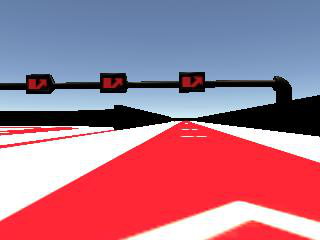
#> input picture examples/opencv/image_sample_04.png, 320 x 240 px
$ python opencv_lab08_find_contour_road_white_block.py
#> lines starting #> are read from the running program, lines starting #| are printed output that depends on the picture; after the words box and inside, x2 and y2 are one past the last pixel; in counts of white or black regions, pixels touching at a corner belong together
import cv2
import numpy as np

if __name__ == '__main__':
    img = cv2.imread('image_sample_04.png')
#> img is the input picture: shape (240, 320, 3); mean B, G, R 138.7, 118.7, 171.8
    cv2.namedWindow('original')
    cv2.imshow('original', img)

    img_bottom = img[120:, :, :]
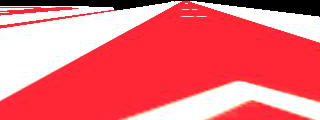
#> img_bottom: shape (120, 320, 3); mean B, G, R 118.5, 110.1, 237.8
    blurred = cv2.GaussianBlur(img_bottom, (3, 3), 0)
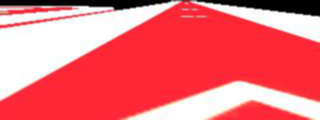
#> blurred: shape (120, 320, 3); mean B, G, R 118.6, 110.1, 237.8
    cv2.namedWindow('blurred')
    cv2.imshow('blurred', blurred)

    hsv = cv2.cvtColor(blurred, cv2.COLOR_BGR2HSV)
#> hsv: shape (120, 320, 3); mean H, S, V 124.5, 133.7, 238.5
    white_mask = cv2.inRange(hsv, (0,0,245), (180,30,255))
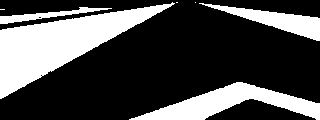
#> white_mask: shape (120, 320); 29.6% white; 7 white regions (3 under 20 px), largest, box (x1, y1, x2, y2) and area: (0, 2, 175, 99) 6239, (129, 82, 320, 120) 3069, (199, 3, 320, 41) 1494, (0, 7, 112, 24) 571
    white_masks = np.repeat(white_mask[:, :, np.newaxis], 3, axis=2)
#> white_masks: shape (120, 320, 3); 29.6% white; 7 white regions (3 under 20 px)
    img_masked = img_bottom.copy()
    img_masked[white_masks == 0] = 0

    contours, hierarchy = cv2.findContours(white_mask, cv2.RETR_TREE, cv2.CHAIN_APPROX_SIMPLE)
#> contours = 9 contours, 5 with area under 20; largest, box (x1, y1, x2, y2) and area: (0, 2, 175, 99) 6030, (129, 82, 320, 120) 2870, (199, 3, 320, 41) 1362, (0, 7, 112, 24) 456
    for contour in contours:
        x, y, w, h = cv2.boundingRect(contour)
        print('x={}, y={}, width={}, height={}'.format(x, y, w, h))
        cv2.rectangle(img_masked, (x,y), (x+w, y+h), (0,255,0), 2)
#> this loop made 9 passes
#> (x, y, w, h) on passes 1, 3, 4, 5, 6, 8: (129, 82, 191, 38), (0, 7, 112, 17), (38, 16, 4, 3), (199, 3, 121, 38), (195, 2, 1, 1), (0, 2, 175, 97)
#> (contour, x, y, w, h) on passes 2, 7, 9: ([[0, 9], [4, 9]], 0, 9, 5, 1), ([[176, 2], [177, 2]], 176, 2, 2, 1), ([[40, 75], [41, 74], [42, 75], [41, 76]], 40, 74, 3, 3)
#| x=129, y=82, width=191, height=38
#| x=0, y=9, width=5, height=1
#| x=0, y=7, width=112, height=17
#| x=38, y=16, width=4, height=3
#| x=199, y=3, width=121, height=38
#| x=195, y=2, width=1, height=1
#| x=176, y=2, width=2, height=1
#| x=0, y=2, width=175, height=97
#> (further printed lines are left out)
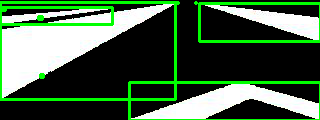
#> img_masked: shape (120, 320, 3); mean B, G, R 70.3, 97.9, 70.2

    cv2.namedWindow('masked')
    cv2.imshow('masked', img_masked)
    cv2.waitKey()

$ run again, with examples/opencv/image_sample_01.png copied over examples/opencv/image_sample_04.png
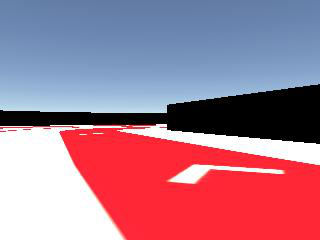
#> input picture examples/opencv/image_sample_01.png, 320 x 240 px
#> img is the input picture: shape (240, 320, 3); mean B, G, R 143, 122.1, 168.8
#> hsv: shape (120, 320, 3); mean H, S, V 110, 124.3, 230.5
#> `white_mask = cv2.inRange(hsv, (0,0,245), (180,30,255))`:
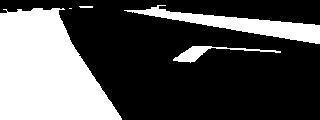
#> white_mask: shape (120, 320); 32.4% white; 5 white regions (1 under 20 px), largest, box (x1, y1, x2, y2) and area: (0, 8, 122, 120) 9635, (124, 5, 320, 44) 2308, (173, 46, 281, 63) 483, (79, 6, 93, 8) 27
#> white_masks: shape (120, 320, 3); 32.4% white; 5 white regions (1 under 20 px)
#> contours = 5 contours, 2 with area under 20; largest, box (x1, y1, x2, y2) and area: (0, 8, 122, 120) 9424, (124, 5, 320, 44) 2094, (173, 46, 281, 63) 374
#> the loop `for contour in contours:` made 5 passes
#> (x, y, w, h) on passes 1, 3, 5: (173, 46, 108, 17), (0, 8, 122, 112), (124, 5, 196, 39)
#> (printed output is left out)
#> after the loop `for contour in contours:`:
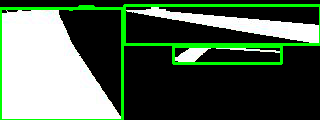
#> img_masked: shape (120, 320, 3); mean B, G, R 78.9, 99, 78.8

$ run again, with examples/opencv/image_sample_02.png copied over examples/opencv/image_sample_04.png
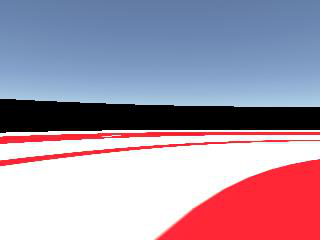
#> input picture examples/opencv/image_sample_02.png, 320 x 240 px
#> img is the input picture: shape (240, 320, 3); mean B, G, R 170.6, 151.6, 168.9
#> hsv: shape (120, 320, 3); mean H, S, V 71.2, 66.4, 230.9
#> `white_mask = cv2.inRange(hsv, (0,0,245), (180,30,255))`:
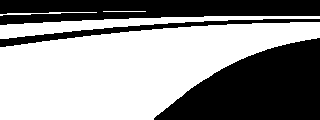
#> white_mask: shape (120, 320); 58.1% white; 3 black regions, box (x1, y1, x2, y2) and area: (154, 38, 320, 120) 8727, (0, 0, 320, 25) 5756, (0, 19, 320, 47) 1614
#> white_masks: shape (120, 320, 3); 58.1% white; 3 black regions
#> contours = 4 contours, 1 with area under 20; largest, box (x1, y1, x2, y2) and area: (0, 22, 320, 120) 19435, (0, 16, 320, 39) 1998, (0, 12, 97, 16) 38
#> the loop `for contour in contours:` made 4 passes
#> (x, y, w, h) on passes 1 to 3: (0, 22, 320, 98), (0, 16, 320, 23), (0, 12, 97, 4)
#> (printed output is left out)
#> after the loop `for contour in contours:`:
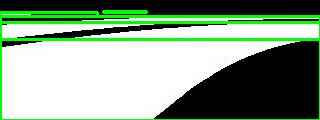
#> img_masked: shape (120, 320, 3); mean B, G, R 134, 160.5, 133.9

$ run again, with examples/opencv/image_sample_03.png copied over examples/opencv/image_sample_04.png
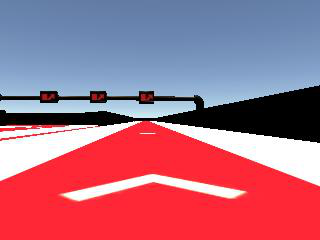
#> input picture examples/opencv/image_sample_03.png, 320 x 240 px
#> img is the input picture: shape (240, 320, 3); mean B, G, R 130.8, 109.1, 171.8
#> hsv: shape (120, 320, 3); mean H, S, V 137.5, 154.3, 235.6
#> `white_mask = cv2.inRange(hsv, (0,0,245), (180,30,255))`:
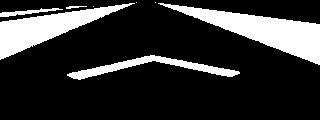
#> white_mask: shape (120, 320); 19.5% white; 8 white regions (3 under 20 px), largest, box (x1, y1, x2, y2) and area: (158, 3, 320, 65) 3416, (0, 3, 135, 60) 2634, (67, 55, 240, 80) 1201, (0, 8, 63, 17) 211, (66, 6, 87, 9) 36
#> white_masks: shape (120, 320, 3); 19.5% white; 8 white regions (3 under 20 px)
#> contours = 8 contours, 4 with area under 20; largest, box (x1, y1, x2, y2) and area: (158, 3, 320, 65) 3234, (0, 3, 135, 60) 2480, (67, 55, 240, 80) 1027, (0, 8, 63, 17) 146
#> the loop `for contour in contours:` made 8 passes
#> (x, y, w, h) on passes 1 to 8: (67, 55, 173, 25), (0, 8, 63, 9), (93, 6, 1, 1), (66, 6, 21, 3), (158, 3, 162, 62), (0, 3, 135, 57), (155, 2, 1, 1), (136, 2, 1, 1)
#> (printed output is left out)
#> after the loop `for contour in contours:`:
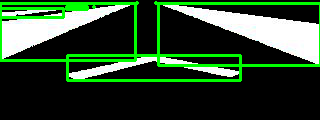
#> img_masked: shape (120, 320, 3); mean B, G, R 45.8, 72.6, 45.6
